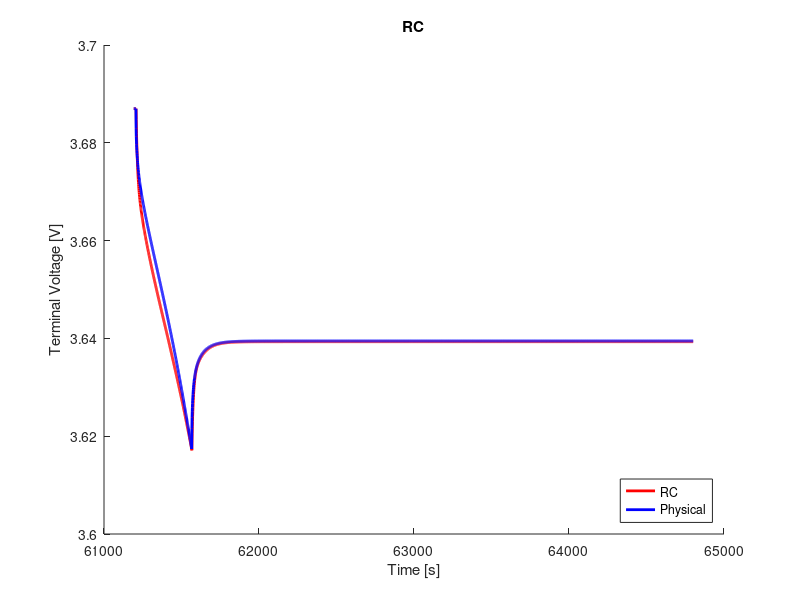

The MATLAB script that drew this image:
clear;
clc;
close all;

%% load data
load('ocv_final.mat');
time_ocv = time;
load('pulse_0_5_c_17.mat');
load('rc2_cf_0_5_c.mat');

%% voltage limitations
v_max = 4.4;                                    % cut-over voltage
v_min = 3.0;                                    % cut-off voltage

%% resample ocv and soc
t1 = time_ocv(1);
t2 = time_ocv(end);
dt = 1;                                         % sample time
t = (t1:dt:t2) - t1;

ocv = interp1(time_ocv, ocv, t1:dt:t2);
soc = interp1(time_ocv, soc, t1:dt:t2);

s = length(time);

%% variables
Q = 16.8;
eta = 1.0;                                  % coulombic efficiency

n = 2;                                      % number of rc links
i_r = zeros(n, 1);
v_c = zeros(n, 1);
flag = 1;

%% compute soc
ind_init = soc(interp1(ocv, 1:length(ocv), V_batt_time(1), 'nearest'))
ind_init = interp1(soc, 1:length(soc), ind_init, 'nearest');
v_t(1) = ocv(ind_init);
z0 = soc(ind_init);
z = z0 - dt/(Q*3600)*eta*cumsum(I(1:end));

% manual fit
p = 18;
r0 = r0_cf(p);
r1 = r1_cf(p);  
r2 = r2_cf(p);
% r3 = r3_cf(p);
c1 = c1_cf(p);
c2 = c2_cf(p);
% c3 = c3_cf(p);

r = [r1; r2];
c = [c1; c2];

%% compute terminal voltage
for j = 1:n
    f(j) = exp(-dt/(r(j)*c(j)));
end
for k = 1:s-1
    if flag == 1
        i_r(:, k+1) = diag(f)*i_r(:, k) + (1-f')*I(k);
        v_c(:, k) = i_r(:, k).*r;
        ind = interp1(soc, 1:length(soc), z(k), 'nearest');
        v_t(k+1) = ocv(ind) - sum(v_c(:, k)) - I(k).*r0;
        if v_t(k) < v_min
            fprintf('Reached lower voltage limit.');
            flag = 0;
        end
        if v_t(k) > v_max
            fprintf('Reached upper voltage limit.');
            flag = 0;
        end 
    end
end

%% compute rms error
v_t = reshape(v_t, size(V_batt_time));
rmse = 1000*sqrt(mean((V_batt_time - v_t).^2))     % [mV]

%% plot
figure(1);
hold on;
plot(time, v_t, 'r', 'LineWidth', 2)
hold on;
plot(time, V_batt_time, 'b', 'LineWidth', 2)
xlabel('Time [s]')
ylabel('Terminal Voltage [V]')
title('RC')
legend('RC', 'Physical', 'location', 'southeast')